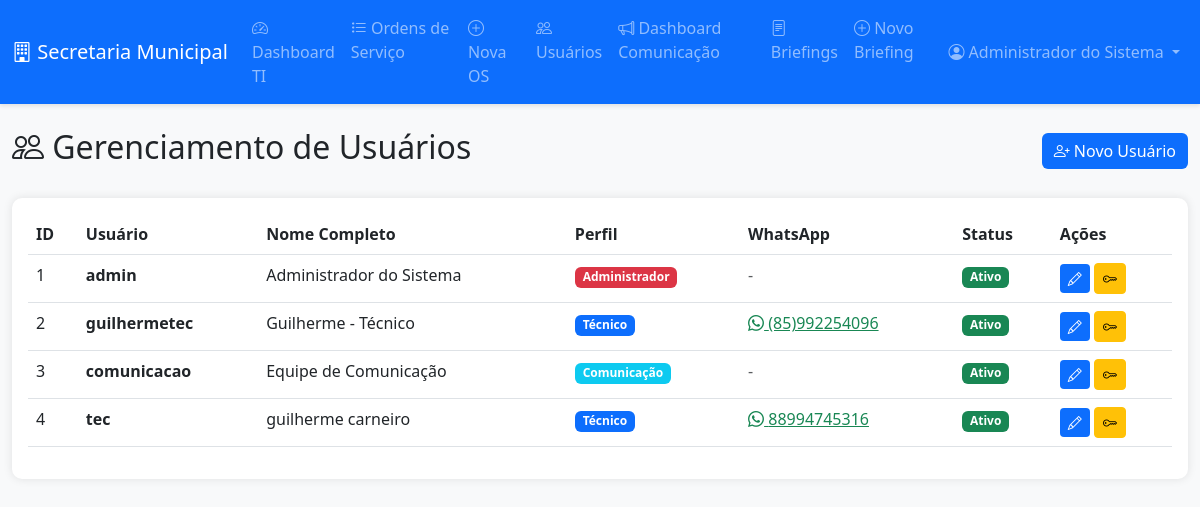
The page /usuarios (signed in) on the database its author committed.
### models.py (models this page shows, shortened)
class User(UserMixin, db.Model):
    __tablename__ = 'users'
    id = db.Column(db.Integer, primary_key=True)
    username = db.Column(db.String(80), unique=True, nullable=False)
    password_hash = db.Column(db.String(200), nullable=False)
    nome_completo = db.Column(db.String(200), nullable=False)
    perfil = db.Column(db.String(20), nullable=False)  # admin, tecnico, comunicacao
    whatsapp = db.Column(db.String(20))  # Número do WhatsApp
    ativo = db.Column(db.Boolean, default=True)

### app.py (the view)
@app.route('/usuarios', methods=['GET'])
@login_required
def usuarios_lista():
    if current_user.perfil != 'admin':
        flash('Apenas administradores podem gerenciar usuários.', 'danger')
        return redirect(url_for('index'))
    usuarios = User.query.all()
    return render_template('usuarios_lista.html', usuarios=usuarios)

### app.py (called while the page is built)
@login_manager.user_loader
def load_user(user_id):
    return db.session.get(User, int(user_id))

### templates/usuarios_lista.html (shortened to what this page needs)
{% extends "base.html" %}
{% block content %}
<div class="row mb-4">
    <div class="col-12">
        <div class="d-flex justify-content-between align-items-center">
            <h2><i class="bi bi-people"></i> Gerenciamento de Usuários</h2>
            <a href="{{ url_for('usuario_novo') }}" class="btn btn-primary">
                <i class="bi bi-person-plus"></i> Novo Usuário
            </a>
        </div>
    </div>
</div>
<div class="row">
    <div class="col-12">
        <div class="card">
            <div class="card-body">
                {% if usuarios %}
                <div class="table-responsive">
                    <table class="table table-hover">
                        <thead>
                            <tr>
                                <th>ID</th>
                                <th>Usuário</th>
                                <th>Nome Completo</th>
                                <th>Perfil</th>
                                <th>WhatsApp</th>
                                <th>Status</th>
                                <th>Ações</th>
                            </tr>
                        </thead>
                        <tbody>
                            {% for usuario in usuarios %}
                            <tr>
                                <td>{{ usuario.id }}</td>
                                <td><strong>{{ usuario.username }}</strong></td>
                                <td>{{ usuario.nome_completo }}</td>
                                <td>
                                    {% if usuario.perfil == 'admin' %}
                                        <span class="badge bg-danger">Administrador</span>
                                    {% elif usuario.perfil == 'tecnico' %}
                                        <span class="badge bg-primary">Técnico</span>
                                    {% else %}
                                        <span class="badge bg-info">Comunicação</span>
                                    {% endif %}
                                </td>
                                <td>
                                    {% if usuario.whatsapp %}
                                        <a href="https://wa.me/55{{ usuario.whatsapp|replace('(', '')|replace(')', '')|replace('-', '')|replace(' ', '') }}" target="_blank" class="text-success">
                                            <i class="bi bi-whatsapp"></i> {{ usuario.whatsapp }}
                                        </a>
                                    {% else %}
                                        <span class="text-muted">-</span>
                                    {% endif %}
                                </td>
                                <td>
                                    {% if usuario.ativo %}
                                        <span class="badge bg-success">Ativo</span>
                                    {% else %}
                                        <span class="badge bg-secondary">Inativo</span>
                                    {% endif %}
                                </td>
                                <td>
                                    <a href="{{ url_for('usuario_editar', id=usuario.id) }}" class="btn btn-sm btn-primary" title="Editar">
                                        <i class="bi bi-pencil"></i>
                                    </a>
                                    <button type="button" class="btn btn-sm btn-warning" data-bs-toggle="modal" data-bs-target="#modalSenha{{ usuario.id }}" title="Redefinir Senha">
                                        <i class="bi bi-key"></i>
                                    </button>
                                </td>
                            </tr>
                            {% endfor %}
                        </tbody>
                    </table>
                </div>
                {% else %}
                <div class="text-center text-muted py-5">
                    <i class="bi bi-people" style="font-size: 3rem;"></i>
                    <p class="mt-3">Nenhum usuário cadastrado</p>
                </div>
                {% endif %}
            </div>
        </div>
    </div>
</div>
{% endblock %}

### templates/base.html (shortened to what this page needs)
<!DOCTYPE html>
<html lang="pt-BR">
<head>
    <link href="https://cdn.jsdelivr.net/npm/bootstrap@5.3.0/dist/css/bootstrap.min.css" rel="stylesheet">
    <link rel="stylesheet" href="https://cdn.jsdelivr.net/npm/bootstrap-icons@1.11.0/font/bootstrap-icons.css">
</head>
<body>
    {% if current_user.is_authenticated %}
    <nav class="navbar navbar-expand-lg navbar-dark bg-primary">
        <div class="container-fluid">
            <a class="navbar-brand" href="{{ url_for('index') }}">
                <i class="bi bi-building"></i> Secretaria Municipal
            </a>
            <div class="collapse navbar-collapse" id="navbarNav">
                <ul class="navbar-nav me-auto">
                    {% if current_user.perfil in ['admin', 'tecnico'] %}
                    <li class="nav-item">
                        <a class="nav-link" href="{{ url_for('dashboard_ti') }}">
                            <i class="bi bi-speedometer2"></i> Dashboard TI
                        </a>
                    </li>
                    <li class="nav-item">
                        <a class="nav-link" href="{{ url_for('os_lista') }}">
                            <i class="bi bi-list-task"></i> Ordens de Serviço
                        </a>
                    </li>
                    {% if current_user.perfil == 'admin' %}
                    <li class="nav-item">
                        <a class="nav-link" href="{{ url_for('os_nova') }}">
                            <i class="bi bi-plus-circle"></i> Nova OS
                        </a>
                    </li>
                    <li class="nav-item">
                        <a class="nav-link" href="{{ url_for('usuarios_lista') }}">
                            <i class="bi bi-people"></i> Usuários
                        </a>
                    </li>
                    {% endif %}
                    {% endif %}
                    {% if current_user.perfil in ['admin', 'comunicacao'] %}
                    <li class="nav-item">
                        <a class="nav-link" href="{{ url_for('dashboard_comunicacao') }}">
                            <i class="bi bi-megaphone"></i> Dashboard Comunicação
                        </a>
                    </li>
                    <li class="nav-item">
                        <a class="nav-link" href="{{ url_for('briefing_lista') }}">
                            <i class="bi bi-file-text"></i> Briefings
                        </a>
                    </li>
                    <li class="nav-item">
                        <a class="nav-link" href="{{ url_for('briefing_novo') }}">
                            <i class="bi bi-plus-circle"></i> Novo Briefing
                        </a>
                    </li>
                    {% endif %}
                </ul>
                <ul class="navbar-nav">
                    <li class="nav-item dropdown">
                        <a class="nav-link dropdown-toggle" href="#" id="userMenu" role="button" data-bs-toggle="dropdown">
                            <i class="bi bi-person-circle"></i> {{ current_user.nome_completo }}
                        </a>
                    </li>
                </ul>
            </div>
        </div>
    </nav>
    {% endif %}
    <div class="container-fluid mt-4">
        {% block content %}{% endblock %}
    </div>
</body>
</html>

### templates/base.html (style rules this page uses)
:root { --primary-color: #0d6efd; --secondary-color: #6c757d; --success-color: #198754; --danger-color: #dc3545; --warning-color: #ffc107; --info-color: #0dcaf0; }
body { background-color: #f8f9fa; font-family: 'Segoe UI', Tahoma, Geneva, Verdana, sans-serif; }
.navbar { box-shadow: 0 2px 4px rgba(0,0,0,.1); }
.card { border: none; box-shadow: 0 0 10px rgba(0,0,0,.1); border-radius: 10px; margin-bottom: 20px; }
.btn-primary { background-color: var(--primary-color); border: none; }

### rows shown on the page
User: nome_completo "Administrador do Sistema", id "1", username "admin", perfil "Administrador", ativo "Ativo"
User: id "2", username "guilhermetec", nome_completo "Guilherme - Técnico", perfil "Técnico", whatsapp "(85)992254096", ativo "Ativo"
User: id "3", username "comunicacao", nome_completo "Equipe de Comunicação", perfil "Comunicação", ativo "Ativo"
User: id "4", username "tec", nome_completo "guilherme carneiro", perfil "Técnico", whatsapp "88994745316", ativo "Ativo"
